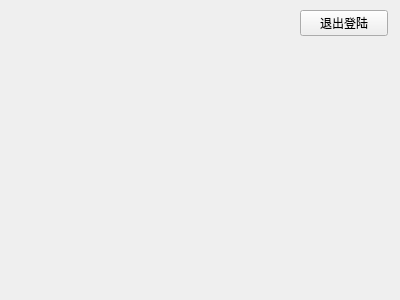
<?xml version="1.0" encoding="UTF-8"?>
<ui version="4.0">
 <class>MainWindow</class>
 <widget class="QMainWindow" name="MainWindow">
  <property name="geometry">
   <rect>
    <x>0</x>
    <y>0</y>
    <width>400</width>
    <height>300</height>
   </rect>
  </property>
  <property name="windowTitle">
   <string>Qt Application</string>
  </property>
  <widget class="QWidget" name="centralwidget">
   <widget class="QPushButton" name="pushButton">
    <property name="geometry">
     <rect>
      <x>300</x>
      <y>10</y>
      <width>88</width>
      <height>26</height>
     </rect>
    </property>
    <property name="text">
     <string>退出登陆</string>
    </property>
   </widget>
  </widget>
 </widget>
 <resources/>
 <connections/>
</ui>
